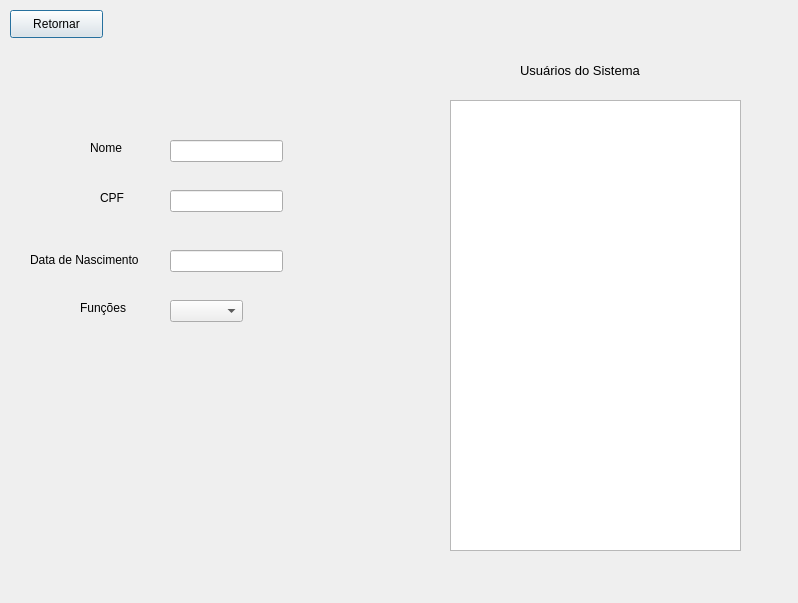
<?xml version="1.0" encoding="UTF-8"?>
<ui version="4.0">
 <class>Dialog</class>
 <widget class="QDialog" name="Dialog">
  <property name="geometry">
   <rect>
    <x>0</x>
    <y>0</y>
    <width>798</width>
    <height>603</height>
   </rect>
  </property>
  <property name="windowTitle">
   <string>Dialog</string>
  </property>
  <widget class="QTableView" name="tableView">
   <property name="geometry">
    <rect>
     <x>450</x>
     <y>100</y>
     <width>291</width>
     <height>451</height>
    </rect>
   </property>
  </widget>
  <widget class="QLabel" name="label">
   <property name="geometry">
    <rect>
     <x>520</x>
     <y>60</y>
     <width>151</width>
     <height>20</height>
    </rect>
   </property>
   <property name="font">
    <font>
     <pointsize>10</pointsize>
    </font>
   </property>
   <property name="text">
    <string>Usuários do Sistema</string>
   </property>
  </widget>
  <widget class="QPushButton" name="btnRetornarAdmin">
   <property name="geometry">
    <rect>
     <x>10</x>
     <y>10</y>
     <width>93</width>
     <height>28</height>
    </rect>
   </property>
   <property name="text">
    <string>Retornar</string>
   </property>
  </widget>
  <widget class="QLineEdit" name="lineEdit">
   <property name="geometry">
    <rect>
     <x>170</x>
     <y>140</y>
     <width>113</width>
     <height>22</height>
    </rect>
   </property>
  </widget>
  <widget class="QLineEdit" name="lineEdit_2">
   <property name="geometry">
    <rect>
     <x>170</x>
     <y>190</y>
     <width>113</width>
     <height>22</height>
    </rect>
   </property>
  </widget>
  <widget class="QComboBox" name="comboBox">
   <property name="geometry">
    <rect>
     <x>170</x>
     <y>300</y>
     <width>73</width>
     <height>22</height>
    </rect>
   </property>
  </widget>
  <widget class="QLineEdit" name="lineEdit_3">
   <property name="geometry">
    <rect>
     <x>170</x>
     <y>250</y>
     <width>113</width>
     <height>22</height>
    </rect>
   </property>
  </widget>
  <widget class="QLabel" name="label_2">
   <property name="geometry">
    <rect>
     <x>90</x>
     <y>140</y>
     <width>55</width>
     <height>16</height>
    </rect>
   </property>
   <property name="text">
    <string>Nome</string>
   </property>
  </widget>
  <widget class="QLabel" name="label_3">
   <property name="geometry">
    <rect>
     <x>100</x>
     <y>190</y>
     <width>55</width>
     <height>16</height>
    </rect>
   </property>
   <property name="text">
    <string>CPF</string>
   </property>
  </widget>
  <widget class="QLabel" name="label_4">
   <property name="geometry">
    <rect>
     <x>30</x>
     <y>250</y>
     <width>121</width>
     <height>20</height>
    </rect>
   </property>
   <property name="text">
    <string>Data de Nascimento</string>
   </property>
  </widget>
  <widget class="QLabel" name="label_5">
   <property name="geometry">
    <rect>
     <x>80</x>
     <y>300</y>
     <width>55</width>
     <height>16</height>
    </rect>
   </property>
   <property name="text">
    <string>Funções</string>
   </property>
  </widget>
 </widget>
 <resources/>
 <connections/>
</ui>
